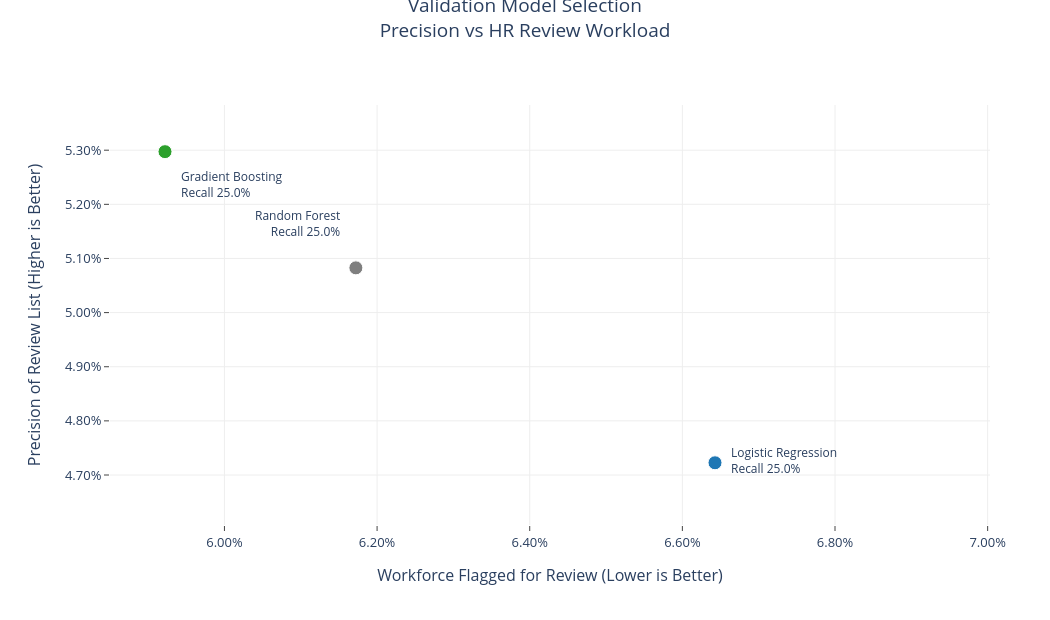

Notebook source saved alongside this figure:
### Markdown cell above
## 13. Choosing the Model with a Consistent Rule

I make the final choice on June 2025 validation after the development settings are fixed. To be eligible, a model must capture at least 25% of cases and keep its development AP gap within five points. Among eligible models, higher validation precision wins; lower review-list share and higher AP break ties.

This rule makes the decision easy to review. A model with higher validation precision can still be excluded if it fails the development safeguard.

### Code cell
from pathlib import Path


# Use validation to fix the model and cutoff before the historical check.
validation_comparison_df = pd.DataFrame([
    lr_valid_metrics,
    rf_valid_metrics,
    gbm_valid_metrics,
])
validation_comparison_df["development_overfit_gap"] = [
    lr_cv_overfit_gap,
    rf_cv_overfit_gap,
    gbm_cv_overfit_gap,
]
validation_comparison_df["meets_recall_target"] = (
    validation_comparison_df["recall"] >= target_recall
)
validation_comparison_df["passes_overfit_guard"] = (
    validation_comparison_df["development_overfit_gap"] <= 0.05
)
eligible_models = validation_comparison_df.loc[
    validation_comparison_df["meets_recall_target"]
    & validation_comparison_df["passes_overfit_guard"]
].copy()

if len(eligible_models) > 0:
    selected_model_name = eligible_models.sort_values(
        ["precision", "flagged_rate", "average_precision"],
        ascending=[False, True, False],
    ).iloc[0]["model"]
    selection_reason = (
        "highest validation precision among models meeting the 25% recall target "
        "and the development overfitting safeguard; flagged rate and average "
        "precision break close results"
    )
else:
    selected_model_name = validation_comparison_df.sort_values(
        ["recall", "precision", "flagged_rate", "average_precision"],
        ascending=[False, False, True, False],
    ).iloc[0]["model"]
    selection_reason = (
        "fallback: highest validation recall because no model met the target"
    )

model_artifacts = {
    "Logistic Regression": {"model": lr_model, "threshold": lr_threshold},
    "Random Forest": {"model": rf_model, "threshold": rf_threshold},
    "Gradient Boosting": {"model": gbm_model, "threshold": gbm_threshold},
}
selected_artifacts = model_artifacts[selected_model_name]
best_model = selected_artifacts["model"]
best_threshold = selected_artifacts["threshold"]

print("Validation comparison used for model selection:")
display(validation_comparison_df.round(4))
print("Selected final model:", selected_model_name)
print("Selection reason:", selection_reason)
print("Selected operating threshold:", best_threshold)

# Replay the already-reviewed holdout; this is historical evidence.
lr_test_prob = lr_model.predict_proba(X_test[lr_model_features])[:, 1]
rf_test_prob = rf_model.predict_proba(X_test[rf_model_features])[:, 1]
gbm_test_prob = gbm_model.predict_proba(X_test[gbm_model_features])[:, 1]

lr_test_metrics, lr_test_pred = evaluate_at_threshold(
    "Logistic Regression", y_test, lr_test_prob, lr_threshold
)
rf_test_metrics, rf_test_pred = evaluate_at_threshold(
    "Random Forest", y_test, rf_test_prob, rf_threshold
)
gbm_test_metrics, gbm_test_pred = evaluate_at_threshold(
    "Gradient Boosting", y_test, gbm_test_prob, gbm_threshold
)
test_comparison_df = pd.DataFrame([
    lr_test_metrics,
    rf_test_metrics,
    gbm_test_metrics,
])

selected_test_predictions = {
    "Logistic Regression": (lr_test_prob, lr_test_pred, lr_test_metrics),
    "Random Forest": (rf_test_prob, rf_test_pred, rf_test_metrics),
    "Gradient Boosting": (gbm_test_prob, gbm_test_pred, gbm_test_metrics),
}
y_test_prob, y_test_pred, selected_test_metrics = selected_test_predictions[
    selected_model_name
]
y_valid_prob = {
    "Logistic Regression": lr_valid_prob,
    "Random Forest": rf_valid_prob,
    "Gradient Boosting": gbm_valid_prob,
}[selected_model_name]
y_valid_pred = {
    "Logistic Regression": lr_valid_pred,
    "Random Forest": rf_valid_pred,
    "Gradient Boosting": gbm_valid_pred,
}[selected_model_name]

print("Historical holdout comparison (replayed after selection):")
display(test_comparison_df.round(4))
print(f"{selected_model_name} classification report on historical holdout:")
print(classification_report(y_test, y_test_pred, zero_division=0))

# Summarize overfitting and performance across calendar snapshots.
overfitting_diagnostic_df = pd.DataFrame({
    "model": ["Logistic Regression", "Random Forest", "Gradient Boosting"],
    "cv_train_average_precision": [
        lr_cv_train_ap, rf_cv_train_ap, gbm_cv_train_ap
    ],
    "cv_validation_average_precision": [
        lr_cv_validation_ap, rf_cv_validation_ap, gbm_cv_validation_ap
    ],
    "cv_overfit_gap": [
        lr_cv_overfit_gap, rf_cv_overfit_gap, gbm_cv_overfit_gap
    ],
    "fixed_validation_average_precision": [
        lr_valid_metrics["average_precision"],
        rf_valid_metrics["average_precision"],
        gbm_valid_metrics["average_precision"],
    ],
    "final_test_average_precision": [
        lr_test_metrics["average_precision"],
        rf_test_metrics["average_precision"],
        gbm_test_metrics["average_precision"],
    ],
})
overfitting_diagnostic_df["diagnostic"] = np.select(
    [
        overfitting_diagnostic_df["cv_overfit_gap"] > 0.05,
        overfitting_diagnostic_df["cv_overfit_gap"] > 0.02,
    ],
    ["Large train-development gap", "Moderate train-development gap"],
    default="Limited train-development gap",
)


def best_search_snapshot_rows(search, model_name):
    rows = []
    selected_index = getattr(search, "selected_index_", search.best_index_)
    for fold_index, summary in tuning_snapshot_summary.iterrows():
        rows.append({
            "model": model_name,
            "stage": "Development check",
            "snapshot": pd.Timestamp(summary["validation_date"]),
            "average_precision": float(
                search.cv_results_[f"split{fold_index}_test_score"][
                    selected_index
                ]
            ),
        })
    return rows


calendar_performance_rows = []
for search, model_name in [
    (lr_search, "Logistic Regression"),
    (rf_search, "Random Forest"),
    (gbm_search, "Gradient Boosting"),
]:
    calendar_performance_rows.extend(
        best_search_snapshot_rows(search, model_name)
    )

for model_name, valid_metrics, test_metrics in [
    ("Logistic Regression", lr_valid_metrics, lr_test_metrics),
    ("Random Forest", rf_valid_metrics, rf_test_metrics),
    ("Gradient Boosting", gbm_valid_metrics, gbm_test_metrics),
]:
    calendar_performance_rows.extend([
        {
            "model": model_name,
            "stage": "Main validation",
            "snapshot": validation_date,
            "average_precision": valid_metrics["average_precision"],
        },
        {
            "model": model_name,
            "stage": "Historical holdout",
            "snapshot": test_date,
            "average_precision": test_metrics["average_precision"],
        },
    ])

calendar_performance_df = pd.DataFrame(calendar_performance_rows).sort_values(
    ["snapshot", "model"]
)
print("Overfitting diagnostic:")
display(overfitting_diagnostic_df.round(5))
print("Average precision across calendar snapshots:")
display(calendar_performance_df.round(5))

# Compare review-list precision with the amount of HR review work required.
import plotly.graph_objects as go

model_colors = {
    "Logistic Regression": "#1f77b4",
    "Random Forest": "#7f7f7f",
    "Gradient Boosting": "#2ca02c",
}
model_selection_fig = go.Figure()
label_positions = {
    "Gradient Boosting": (14, -14, "left", "top"),
    "Random Forest": (-14, 26, "right", "bottom"),
    "Logistic Regression": (14, 2, "left", "middle"),
}
for _, row in validation_comparison_df.iterrows():
    model_selection_fig.add_trace(go.Scatter(
        x=[row["flagged_rate"]],
        y=[row["precision"]],
        mode="markers",
        name=row["model"],
        marker=dict(size=14, color=model_colors[row["model"]],
                    line=dict(color="white", width=1)),
        customdata=[[
            row["model"], row["recall"], row["tp"] + row["fp"],
            row["average_precision"], row["development_overfit_gap"],
        ]],
        hovertemplate=(
            "<b>%{customdata[0]}</b><br>Workforce flagged: %{x:.2%}"
            "<br>Precision: %{y:.2%}<br>Recall: %{customdata[1]:.2%}"
            "<br>Records flagged: %{customdata[2]:,.0f}"
            "<br>Average precision: %{customdata[3]:.2%}"
            "<br>Development AP gap: %{customdata[4]:.2%}<extra></extra>"
        ),
        showlegend=False,
    ))
    dx, dy, ha, va = label_positions[row["model"]]
    model_selection_fig.add_annotation(
        x=row["flagged_rate"], y=row["precision"],
        text=f"{row['model']}<br>Recall {row['recall']:.1%}",
        showarrow=False, xshift=dx, yshift=dy, xanchor=ha, yanchor=va,
        align="left" if ha == "left" else "right", font=dict(size=12),
    )
flagged_span = max(float(validation_comparison_df["flagged_rate"].max()
                         - validation_comparison_df["flagged_rate"].min()), 0.001)
precision_span = max(float(validation_comparison_df["precision"].max()
                           - validation_comparison_df["precision"].min()), 0.001)
model_selection_fig.update_layout(
    title=dict(text="Validation Model Selection<br>Precision vs HR Review Workload",
               x=0.5, y=0.98, xanchor="center", yanchor="top", font=dict(size=19)),
    template="plotly_white",
    width=1050,
    height=620,
    font=dict(size=13),
    margin=dict(l=110, r=60, t=105, b=95),
    hovermode="closest",
    xaxis=dict(
        title="Workforce Flagged for Review (Lower is Better)", tickformat=".2%",
        range=[validation_comparison_df["flagged_rate"].min() - flagged_span * 0.10,
               validation_comparison_df["flagged_rate"].max() + flagged_span * 0.50],
        gridcolor="#eeeeee", automargin=True,
        title_standoff=20, ticks="outside", ticklen=5,
    ),
    yaxis=dict(
        title="Precision of Review List (Higher is Better)", tickformat=".2%",
        range=[validation_comparison_df["precision"].min() - precision_span * 0.20,
               validation_comparison_df["precision"].max() + precision_span * 0.15],
        gridcolor="#eeeeee", automargin=True,
        title_standoff=20, ticks="outside", ticklen=5,
    ),
)
model_selection_fig.show()

# Review errors on the already-inspected holdout after this run's validation choice.
selected_test_cm = confusion_matrix(y_test, y_test_pred)
plt.figure(figsize=(6, 5))
sns.heatmap(
    selected_test_cm,
    annot=True,
    fmt="d",
    cmap="Blues",
    xticklabels=["No Attrition", "Attrition"],
    yticklabels=["No Attrition", "Attrition"],
)
plt.xlabel("Predicted")
plt.ylabel("Actual")
plt.title(f"{selected_model_name} Historical Holdout Confusion Matrix")
plt.tight_layout()
plt.show()


# Look for historical performance differences across large entities.
subgroup_frame = pd.DataFrame({
    "entity": X_test["entity"].astype("string").fillna("Missing"),
    "actual": y_test.to_numpy(),
    "score": y_test_prob,
    "flagged": y_test_pred,
})
subgroup_rows = []
for entity_name, group in subgroup_frame.groupby("entity", dropna=False):
    if len(group) < 1_000 or group["actual"].sum() < 10:
        continue
    subgroup_precision = precision_score(
        group["actual"], group["flagged"], zero_division=0
    )
    subgroup_rows.append({
        "entity": entity_name,
        "records": len(group),
        "attrition_cases": int(group["actual"].sum()),
        "base_rate": group["actual"].mean(),
        "average_precision": average_precision_score(
            group["actual"], group["score"]
        ),
        "precision": subgroup_precision,
        "recall": recall_score(
            group["actual"], group["flagged"], zero_division=0
        ),
        "flagged_rate": group["flagged"].mean(),
        "lift": (
            subgroup_precision / group["actual"].mean()
            if group["actual"].mean() > 0 else np.nan
        ),
    })
subgroup_test_df = pd.DataFrame(subgroup_rows).sort_values(
    "records", ascending=False
)
print("Selected-model historical holdout results by entity (large groups only):")
display(subgroup_test_df.round(4))

### Figure 1 — Plotly figure (JSON) as saved in the notebook; plotly's stock layout.template omitted (floating-point values rounded to 4 significant figures)
{"data": [{"customdata": [["Logistic Regression", 0.2504, 6056, 0.03362, 0.02168]], "hovertemplate": "<b>%{customdata[0]}</b><br>Workforce flagged: %{x:.2%}<br>Precision: %{y:.2%}<br>Recall: %{customdata[1]:.2%}<br>Records flagged: %{customdata[2]:,.0f}<br>Average precision: %{customdata[3]:.2%}<br>Development AP gap: %{customdata[4]:.2%}<extra></extra>", "marker": {"color": "#1f77b4", "line": {"color": "white", "width": 1}, "size": 14}, "mode": "markers", "name": "Logistic Regression", "showlegend": false, "type": "scatter", "x": [0.06643], "y": [0.04723]}, {"customdata": [["Random Forest", 0.2504, 5627, 0.03559, 0.06603]], "hovertemplate": "<b>%{customdata[0]}</b><br>Workforce flagged: %{x:.2%}<br>Precision: %{y:.2%}<br>Recall: %{customdata[1]:.2%}<br>Records flagged: %{customdata[2]:,.0f}<br>Average precision: %{customdata[3]:.2%}<br>Development AP gap: %{customdata[4]:.2%}<extra></extra>", "marker": {"color": "#7f7f7f", "line": {"color": "white", "width": 1}, "size": 14}, "mode": "markers", "name": "Random Forest", "showlegend": false, "type": "scatter", "x": [0.06172], "y": [0.05083]}, {"customdata": [["Gradient Boosting", 0.2504, 5399, 0.03752, 0.0377]], "hovertemplate": "<b>%{customdata[0]}</b><br>Workforce flagged: %{x:.2%}<br>Precision: %{y:.2%}<br>Recall: %{customdata[1]:.2%}<br>Records flagged: %{customdata[2]:,.0f}<br>Average precision: %{customdata[3]:.2%}<br>Development AP gap: %{customdata[4]:.2%}<extra></extra>", "marker": {"color": "#2ca02c", "line": {"color": "white", "width": 1}, "size": 14}, "mode": "markers", "name": "Gradient Boosting", "showlegend": false, "type": "scatter", "x": [0.05922], "y": [0.05297]}], "layout": {"annotations": [{"align": "left", "font": {"size": 12}, "showarrow": false, "text": "Logistic Regression<br>Recall 25.0%", "x": 0.06643, "xanchor": "left", "xshift": 14, "y": 0.04723, "yanchor": "middle", "yshift": 2}, {"align": "right", "font": {"size": 12}, "showarrow": false, "text": "Random Forest<br>Recall 25.0%", "x": 0.06172, "xanchor": "right", "xshift": -14, "y": 0.05083, "yanchor": "bottom", "yshift": 26}, {"align": "left", "font": {"size": 12}, "showarrow": false, "text": "Gradient Boosting<br>Recall 25.0%", "x": 0.05922, "xanchor": "left", "xshift": 14, "y": 0.05297, "yanchor": "top", "yshift": -14}], "font": {"size": 13}, "height": 620, "hovermode": "closest", "margin": {"b": 95, "l": 110, "r": 60, "t": 105}, "title": {"font": {"size": 19}, "text": "Validation Model Selection<br>Precision vs HR Review Workload", "x": 0.5, "xanchor": "center", "y": 0.98, "yanchor": "top"}, "width": 1050, "xaxis": {"automargin": true, "gridcolor": "#eeeeee", "range": [0.0585, 0.07003], "tickformat": ".2%", "ticklen": 5, "ticks": "outside", "title": {"standoff": 20, "text": "Workforce Flagged for Review (Lower is Better)"}}, "yaxis": {"automargin": true, "gridcolor": "#eeeeee", "range": [0.04608, 0.05383], "tickformat": ".2%", "ticklen": 5, "ticks": "outside", "title": {"standoff": 20, "text": "Precision of Review List (Higher is Better)"}}}}
